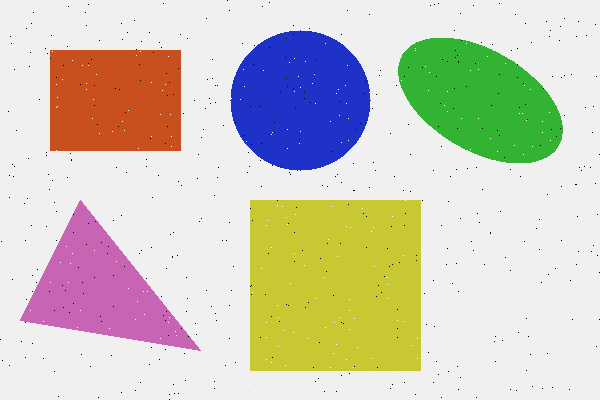
#> input picture image_demo.png, 600 x 400 px
$ python traitement_image.py image_demo.png
#> lines starting #> are read from the running program, lines starting #| are printed output that depends on the picture; after the words box and inside, x2 and y2 are one past the last pixel; in counts of white or black regions, pixels touching at a corner belong together
"""
Traitement d'Image — Vision Algorithmique
Pipeline modulaire de traitement d'image avec OpenCV
Auteur : Vanelle Stéphanie MANGOUA DJOUSSEU — ESIEA
"""

import cv2
import numpy as np
import matplotlib.pyplot as plt
import argparse
import os

# ─── Fonctions de traitement ──────────────────────────────────────────────────

def charger_image(chemin):
    """Charge une image en niveaux de gris et en couleur."""
#> called with chemin = 'image_demo.png'
    img_couleur = cv2.imread(chemin)
#> img_couleur is the input picture: shape (400, 600, 3); mean B, G, R 188.1, 203.3, 205.8
    if img_couleur is None:
        raise FileNotFoundError(f"Image introuvable : {chemin}")
    img_gris = cv2.cvtColor(img_couleur, cv2.COLOR_BGR2GRAY)
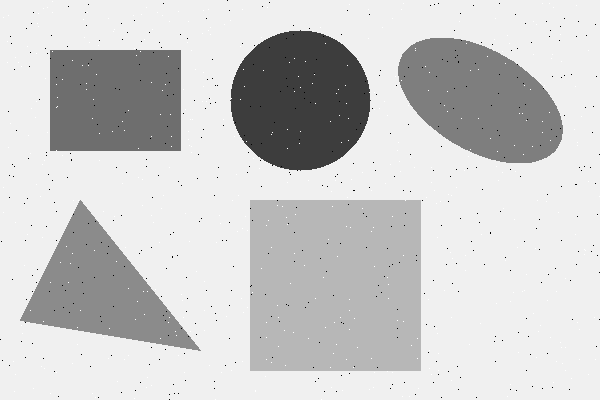
#> img_gris: shape (400, 600); min 0, max 255, mean 202.3
#|   → Image chargée : 600×400 px
    return img_couleur, img_gris

def seuillage_adaptatif(img_gris):
    """Seuillage adaptatif gaussien — résistant aux variations d'éclairage."""
    return cv2.adaptiveThreshold(
        img_gris, 255,
        cv2.ADAPTIVE_THRESH_GAUSSIAN_C,
        cv2.THRESH_BINARY, 11, 2
    )
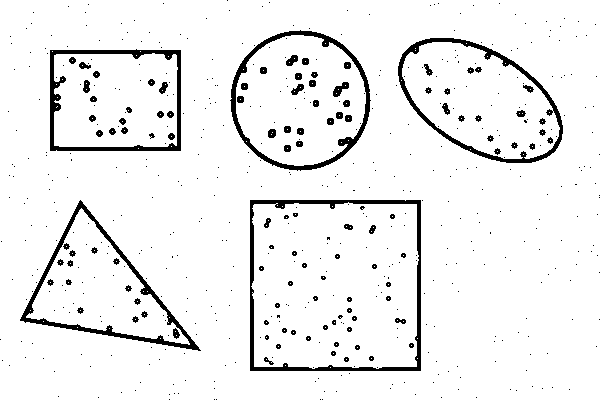
#> returned value: shape (400, 600); 93.7% white; 587 black regions (483 under 20 px), largest, box (x1, y1, x2, y2) and area: (250, 200, 421, 371) 2658, (20, 200, 201, 351) 2171, (230, 30, 371, 171) 2088

def filtrage_gaussien(img_gris, ksize=5):
    """Lissage gaussien pour réduction du bruit."""
    return cv2.GaussianBlur(img_gris, (ksize, ksize), 0)

def filtrage_median(img_gris, ksize=5):
    """Filtre médian — efficace contre le bruit sel-et-poivre."""
    return cv2.medianBlur(img_gris, ksize)

def detection_contours_canny(img_gris, seuil_bas=50, seuil_haut=150):
    """Détection de contours par l'algorithme de Canny."""
#> called with seuil_bas = 50, seuil_haut = 150
    img_floue = filtrage_gaussien(img_gris, ksize=5)
    return cv2.Canny(img_floue, seuil_bas, seuil_haut)
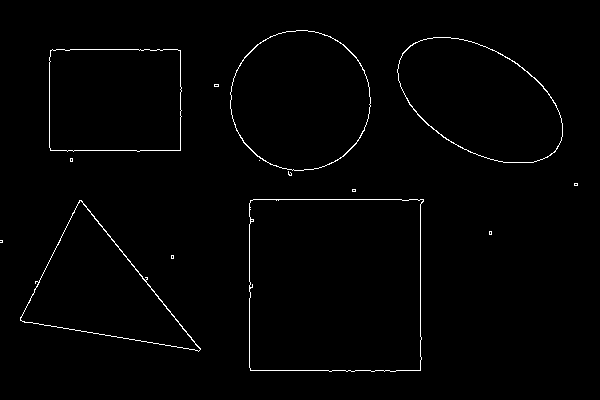
#> returned value: shape (400, 600); 1.2% white in thin lines or dots, all inside (x1, y1, x2, y2) = (0, 30, 578, 372)

def erosion(img_binaire, iterations=1):
    """Érosion morphologique."""
    kernel = np.ones((3, 3), np.uint8)
    return cv2.erode(img_binaire, kernel, iterations=iterations)

def dilatation(img_binaire, iterations=1):
    """Dilatation morphologique."""
    kernel = np.ones((3, 3), np.uint8)
    return cv2.dilate(img_binaire, kernel, iterations=iterations)

def ouverture(img_binaire):
    """Ouverture = érosion puis dilatation — supprime les petits bruits."""
    kernel = np.ones((3, 3), np.uint8)
    return cv2.morphologyEx(img_binaire, cv2.MORPH_OPEN, kernel)
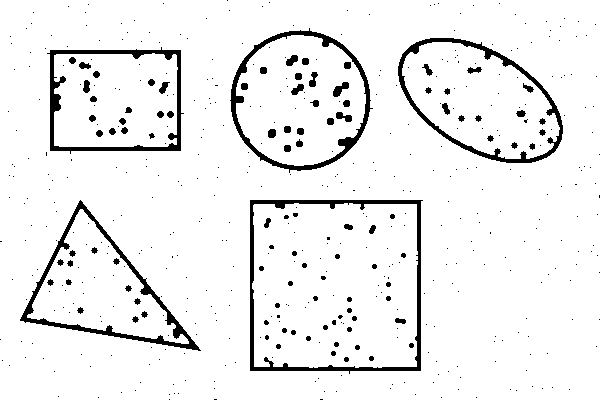
#> returned value: shape (400, 600); 93.5% white; 532 black regions (436 under 20 px), largest, box (x1, y1, x2, y2) and area: (250, 200, 423, 374) 2766, (20, 200, 201, 351) 2321, (230, 28, 373, 173) 2202

def fermeture(img_binaire):
    """Fermeture = dilatation puis érosion — comble les petits trous."""
    kernel = np.ones((3, 3), np.uint8)
    return cv2.morphologyEx(img_binaire, cv2.MORPH_CLOSE, kernel)
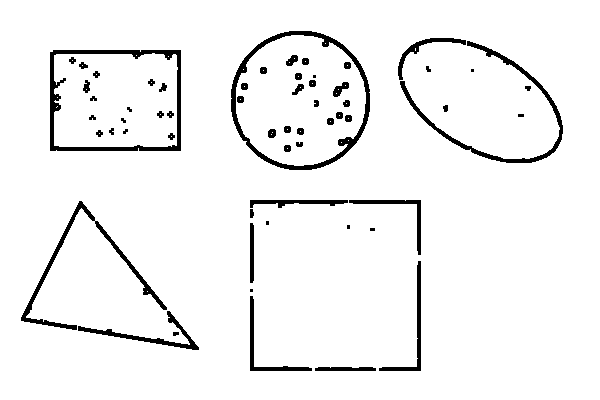
#> returned value: shape (400, 600); 94.9% white; 60 black regions (10 under 20 px)

def detection_contours_formes(img_originale, img_binaire):
    """Détecte et dessine les contours des formes sur l'image originale."""
    contours, _ = cv2.findContours(
        img_binaire, cv2.RETR_EXTERNAL, cv2.CHAIN_APPROX_SIMPLE
    )
#> contours = 1 contour; box (x1, y1, x2, y2) and area: (0, 0, 600, 400) 238983
    img_resultat = img_originale.copy()
    # Filtrer les petits contours (bruit)
    contours_filtres = [c for c in contours if cv2.contourArea(c) > 100]
#> contours_filtres has the same summary as contours
    cv2.drawContours(img_resultat, contours_filtres, -1, (0, 255, 0), 2)
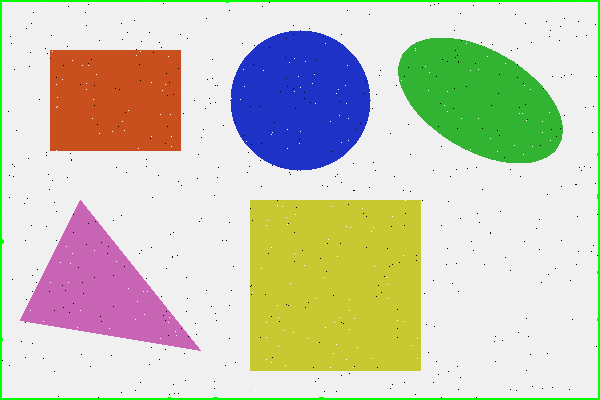
#> img_resultat: shape (400, 600, 3); 1.68% of pixels changed, all inside (x1, y1, x2, y2) = (0, 0, 600, 400)
    print(f"  → {len(contours_filtres)} formes détectées")
#|   → 1 formes détectées
    return img_resultat

def pipeline_complet(chemin_image, afficher=True, sauvegarder=True):
    """
    Pipeline complet de traitement d'image.
    Applique dans l'ordre : chargement → gris → filtrage → seuillage →
    détection contours → morphologie → visualisation.
    """
    print(f"\n[Pipeline] Traitement de : {chemin_image}")

    # 1. Chargement
    img_couleur, img_gris = charger_image(chemin_image)
    print(f"  → Image chargée : {img_gris.shape[1]}×{img_gris.shape[0]} px")

    # 2. Filtrage
    img_gaussienne = filtrage_gaussien(img_gris)
    img_mediane    = filtrage_median(img_gris)

    # 3. Seuillage
    img_seuil = seuillage_adaptatif(img_gris)

    # 4. Détection de contours
    img_canny = detection_contours_canny(img_gris)

    # 5. Morphologie
    img_ouverte  = ouverture(img_seuil)
    img_fermee   = fermeture(img_seuil)

    # 6. Détection des formes
    img_formes = detection_contours_formes(img_couleur, img_ouverte)

    # 7. Visualisation
    fig, axes = plt.subplots(2, 4, figsize=(16, 8))
    fig.suptitle('Pipeline de Traitement d\'Image — Vision Algorithmique', fontsize=14, fontweight='bold')

    donnees = [
        (img_couleur[:,:,::-1], 'Image Originale (RGB)',    None),
        (img_gris,              'Niveaux de Gris',           'gray'),
        (img_gaussienne,        'Filtrage Gaussien (k=5)',   'gray'),
        (img_mediane,           'Filtrage Médian (k=5)',     'gray'),
        (img_seuil,             'Seuillage Adaptatif',       'gray'),
        (img_canny,             'Contours Canny',            'gray'),
        (img_ouverte,           'Ouverture Morphologique',   'gray'),
        (img_formes[:,:,::-1],  'Formes Détectées',          None),
    ]

    for ax, (img, titre, cmap) in zip(axes.flat, donnees):
        if cmap:
            ax.imshow(img, cmap=cmap)
        else:
            ax.imshow(img)
        ax.set_title(titre, fontsize=9)
        ax.axis('off')
#> this loop made 8 passes

    plt.tight_layout()

    if sauvegarder:
        nom_sortie = os.path.splitext(chemin_image)[0] + '_pipeline.png'
        plt.savefig(nom_sortie, dpi=150, bbox_inches='tight')
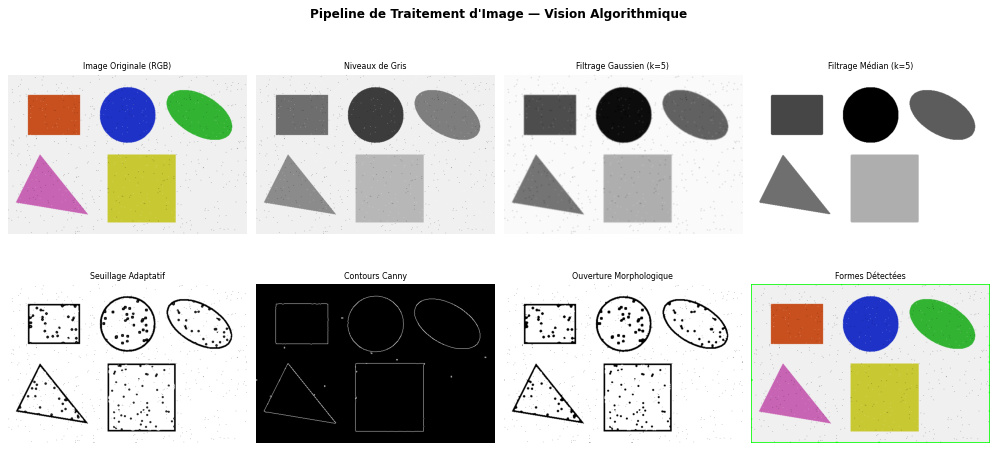
#> figure drawn by matplotlib, 8 panels
        print(f"  → Résultat sauvegardé : {nom_sortie}")

    if afficher:
        plt.show()

    return {
        'original':  img_couleur,
        'gris':      img_gris,
        'gaussien':  img_gaussienne,
        'median':    img_mediane,
        'seuil':     img_seuil,
        'canny':     img_canny,
        'ouverture': img_ouverte,
        'fermeture': img_fermee,
        'formes':    img_formes,
    }

def creer_image_demo():
    """Crée une image de démonstration avec des formes géométriques."""
    img = np.ones((400, 600, 3), dtype=np.uint8) * 240
    # Formes géométriques
    cv2.rectangle(img, (50, 50), (180, 150), (30, 80, 200), -1)
    cv2.circle(img, (300, 100), 70, (200, 50, 30), -1)
    cv2.ellipse(img, (480, 100), (90, 50), 30, 0, 360, (50, 180, 50), -1)
    cv2.fillPoly(img, [np.array([[80,200],[200,350],[20,320]])], (180, 100, 200))
    cv2.rectangle(img, (250, 200), (420, 370), (50, 200, 200), -1)
    # Bruit sel-et-poivre
    nb_pixels = 500
    coords = [np.random.randint(0, s, nb_pixels) for s in img.shape[:2]]
    img[coords[0], coords[1]] = [255, 255, 255]
    coords2 = [np.random.randint(0, s, nb_pixels) for s in img.shape[:2]]
    img[coords2[0], coords2[1]] = [0, 0, 0]
    demo_path = 'image_demo.png'
    cv2.imwrite(demo_path, img)
    print(f"Image de démonstration créée : {demo_path}")
    return demo_path

if __name__ == '__main__':
    parser = argparse.ArgumentParser(description='Pipeline de traitement d\'image avec OpenCV')
    parser.add_argument('image', nargs='?', help='Chemin vers l\'image à traiter')
    parser.add_argument('--no-display', action='store_true', help='Ne pas afficher la fenêtre')
    args = parser.parse_args()

    if args.image:
        pipeline_complet(args.image, afficher=not args.no_display)
    else:
        print("Aucune image fournie — création d'une image de démonstration...")
        demo = creer_image_demo()
        pipeline_complet(demo, afficher=not args.no_display)
